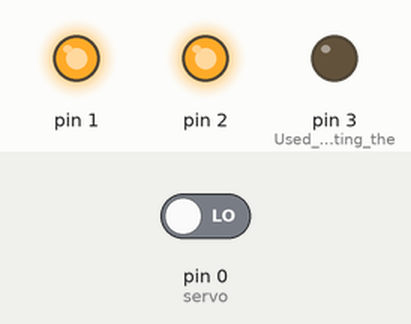
Simulated run of this sketch. Board: Arduino Uno, built with avr-gcc and run on an emulated ATmega328P. Shown: output pins drawn as LEDs (lit = HIGH). The inputs (shaded band) are chosen by the test bench; at power-on: pin 0 (servo) LOW.

Above: at 1.2 s.
1.3 s: pin 0 (servo) driven HIGH
At 2.3 s:
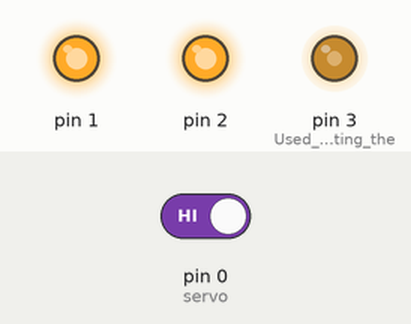
2.8 s: pin 0 (servo) driven LOW
At 4.0 s:
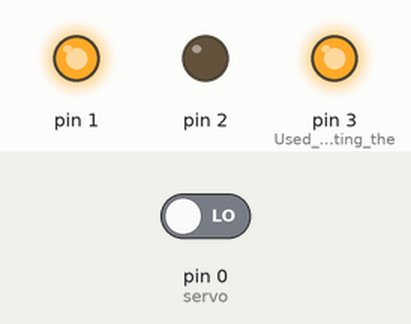
4.3 s: pin 0 (servo) driven HIGH
At 4.6 s:
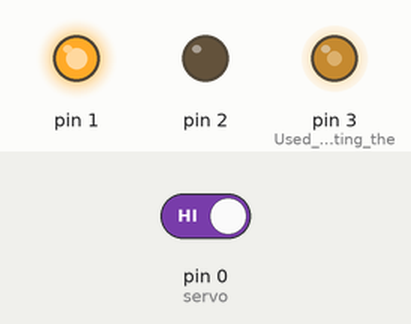
5.8 s: pin 0 (servo) driven LOW
At 6.5 s:
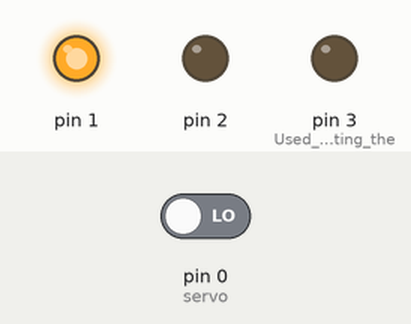
Timing chart, 0 to 8.3 s (numbered marks = the images above; inputs shaded):
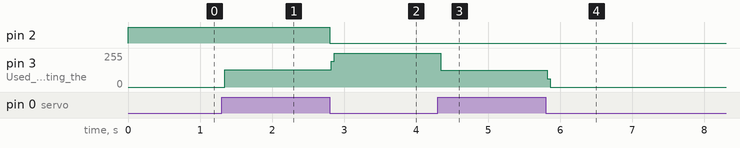

The sketch:

RC_directional_lights.ino
```cpp
// Manages forward and reverse light on a locomotive based on the pulse duration
// going to the RC servo controlling the Johnson bar (reverser).
// This code is intnended to be used with an Adafruit Trinket 3.3V
// Other Arduino boards can be used but some pin definitions and timing constants will have to be adjusted.

#define TIME_UNIT 18.4 // Duration of one side of the pulse on output 3 in micro seconds.
#define FORWARD_IN (1290 / TIME_UNIT)
#define FORWARD_OUT (1400 / TIME_UNIT)
#define REVERSE_IN (1750 / TIME_UNIT)
#define REVERSE_OUT (1600 / TIME_UNIT)
#define PULSES_PER_SECOND 50
#define STOPPED_TIMEOUT PULSES_PER_SECOND * 60 * 2 // After two minutes stopped, both lights will go out

typedef enum
{
  stopped,
  forward,
  reverse
} modes_t;

int numberOfPulses;
modes_t mode;


void setup()
{
  pinMode(0, INPUT);
  pinMode(1, OUTPUT);
  pinMode(2, OUTPUT);
  digitalWrite(1, HIGH);
  digitalWrite(2, HIGH);
  pinMode(3, OUTPUT); // Used for calibrating the clock by looking at the pulses on a scope.
  numberOfPulses = 0;
  mode = stopped;
}

void loop()
{
  char pulseLength;
  pulseLength = 0;
  while(0 == digitalRead(0))  ; // Wait for the start of the servo pulse
  while(1 == digitalRead(0))
  {
    // Measure the pulse length
    pulseLength++;
    digitalWrite(3, pulseLength & 0x01); // Use a scope to find out how long this loop is
  }
  switch(mode)
  {
    default:
    case stopped:
      if(pulseLength < FORWARD_IN)
      {
        digitalWrite(1, HIGH);
        digitalWrite(2, LOW);
        mode = forward;
        break;
      }
      if(pulseLength > REVERSE_IN)
      {
        digitalWrite(2, HIGH);
        digitalWrite(1, LOW);
        mode = reverse;
        break;
      }
      if(numberOfPulses > STOPPED_TIMEOUT)
      {
        digitalWrite(2, LOW);
        digitalWrite(1, LOW);
      }
      else
      {
        numberOfPulses++;
      }
      break;
  case forward:
      if(pulseLength > FORWARD_OUT)
      {
        digitalWrite(1, HIGH);
        digitalWrite(2, HIGH);
        mode = stopped;
        numberOfPulses = 0;
      }
      break;
  case reverse:
      if(pulseLength < REVERSE_OUT)
      {
        digitalWrite(1, HIGH);
        digitalWrite(2, HIGH);
        mode = stopped;
        numberOfPulses = 0;
      }
      break;
  }
}
```

Measured:
- after the input at 1.3 s, pin 3 (Used_for_calibrating_the): 0/255 → 129/255 at once
- after the input at 2.8 s, pin 2: HIGH → LOW at once; pin 3 (Used_for_calibrating_the): 129/255 → 255/255 at once
- after the input at 4.3 s, pin 3 (Used_for_calibrating_the): 255/255 → 126/255 at once
- after the input at 5.8 s, pin 3 (Used_for_calibrating_the): 126/255 → 0/255 at once
